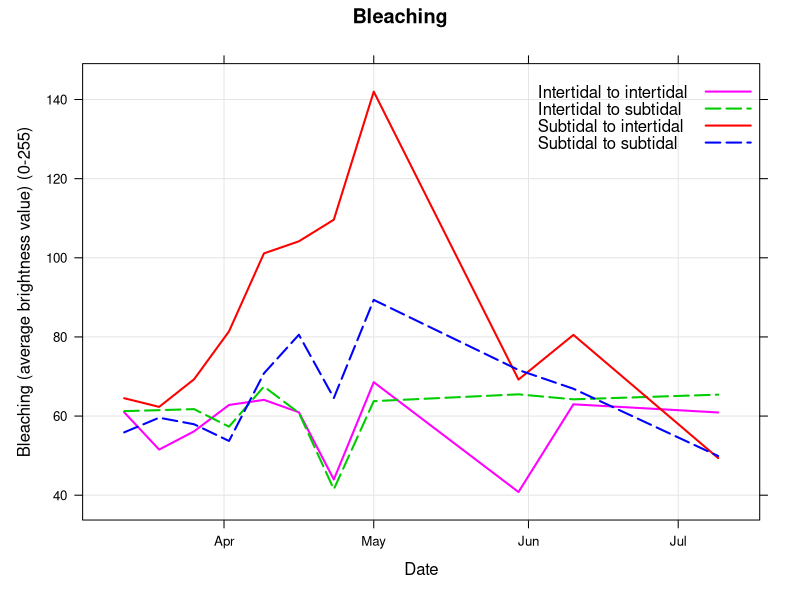
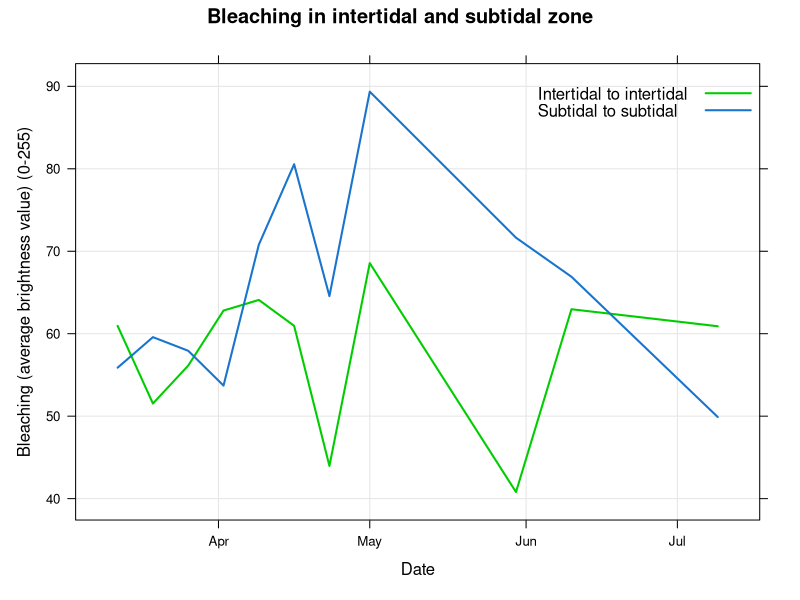
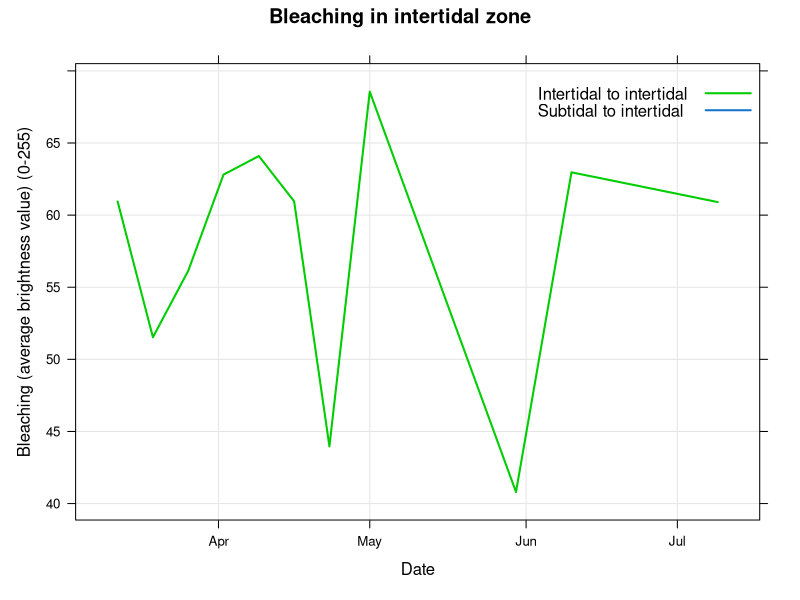
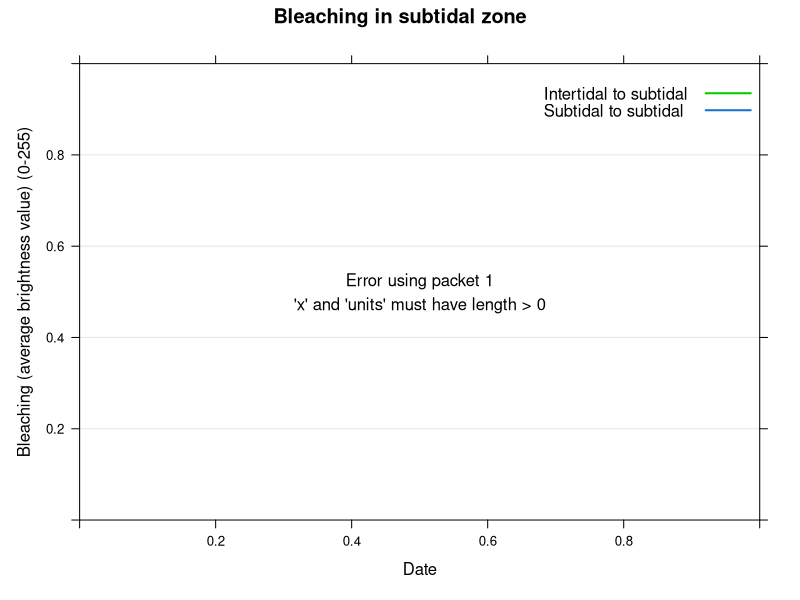

Reproduce these figures in R, in order.
# loading libraries
library("readxl")
library("tidyverse")
library("lattice")
library("rstatix")
library("ggpubr")
library("lme4")
library("fitdistrplus")
library("lmerTest")
library("car")

# loading xls files
my_data <- read_excel("ImageJ_R.xlsx", sheet = 1)

# combining relevant sheets of excel file
for (i in 2:36) {
  temp <- read_excel("ImageJ_R.xlsx", sheet = i)
  my_data <- rbind(my_data, temp)
  print(i)
}

# removing unnecessary columns
my_data <- my_data[c(1,2,4,20)]

# turn dates into number of days from start (07/02/2020)
startdate <- as.Date("2020-02-07","%Y-%m-%d")
my_data$Date_days <- as.numeric(difftime(my_data$Date,startdate ,units="days"), units="days")

# removing 07/02 and 11/05 because of inaccurate measurements
my_data<-my_data[!(my_data$Date_days=="0" | my_data$Date_days=="94"),]

# change headers of columns AVG bleaching
my_data = my_data %>% 
  rename(
    AVG_Bleaching = `AVG Brightness`
  )

# removing rows containing NAs (so the rows that don't contain the average values for bleaching)
my_data <- na.omit(my_data)

# creating average values for brightness per treatment and date
my_data <- as.tbl(my_data) %>% 
  bind_rows(my_data) %>% 
  group_by(Treatment, Date_days) %>% 
  summarise_all(c("mean"))

################### FROM THIS POINT ONLY RUN SEPERATE ITEMS ###################

# To create scatter plots with line: replace type = "l" with type=c("p","smooth")

# Create graph for difference between all treatments
xyplot(my_data$AVG_Bleaching ~ my_data$Date, 
       data = my_data, 
       groups=my_data$Treatment,
       main="Bleaching",
       col=c("magenta", "green3", "red", "blue"),
       lwd=2,
       lty = c("solid", "longdash", "solid", "longdash"),
       key=list(
         corner=c(1,0.95),
         text = list(c("Intertidal to intertidal", "Intertidal to subtidal", "Subtidal to intertidal", "Subtidal to subtidal")),
         lines = list(lwd=2,
                      lty = c("solid", "longdash", "solid", "longdash"),
                      col=c("magenta", "green3", "red", "blue"))),
       type = c("l","g"), 
       xlab="Date", 
       ylab="Bleaching (average brightness value) (0-255)")

# Create graph for difference between IntToInt and SubToSub
my_data<-my_data[!(my_data$Treatment=="IntToSub" | my_data$Treatment=="SubToInt"),]
xyplot(my_data$AVG_Bleaching ~ my_data$Date, 
       data = my_data, 
       groups=my_data$Treatment,
       main="Bleaching in intertidal and subtidal zone",
       col=c("green3","dodgerblue3"),
       lwd=2,
       key=list(
         corner=c(1,0.95),
         text = list(c("Intertidal to intertidal", "Subtidal to subtidal")),
         lines = list(lwd=2, col=c("green3","dodgerblue3"))),
       type = c("l","g"), 
       xlab="Date", 
       ylab="Bleaching (average brightness value) (0-255)")


# Create graph for difference between IntToInt and SubToInt
my_data<-my_data[!(my_data$Treatment=="SubToSub" | my_data$Treatment=="IntToSub"),]
xyplot(my_data$AVG_Bleaching ~ my_data$Date, 
       data = my_data, 
       groups=my_data$Treatment,
       main="Bleaching in intertidal zone",
       col=c("green3","dodgerblue3"),
       lwd=2,
       key=list(
         corner=c(1,0.95),
         text = list(c("Intertidal to intertidal", "Subtidal to intertidal")),
         lines = list(lwd=2, col=c("green3","dodgerblue3"))),
       type = c("l","g"), 
       xlab="Date", 
       ylab="Bleaching (average brightness value) (0-255)")


# Create graph for difference between SubToSub and IntToSub
my_data<-my_data[!(my_data$Treatment=="IntToInt" | my_data$Treatment=="SubToInt"),]
xyplot(my_data$AVG_Bleaching ~ my_data$Date, 
       data = my_data, 
       groups=my_data$Treatment,
       main="Bleaching in subtidal zone",
       col=c("green3","dodgerblue3"),
       lwd=2,
       key=list(
         corner=c(1,0.95),
         text = list(c("Intertidal to subtidal", "Subtidal to subtidal")),
         lines = list(lwd=2, col=c("green3","dodgerblue3"))),
       type = c("l","g"), 
       xlab="Date", 
       ylab="Bleaching (average brightness value) (0-255)")
